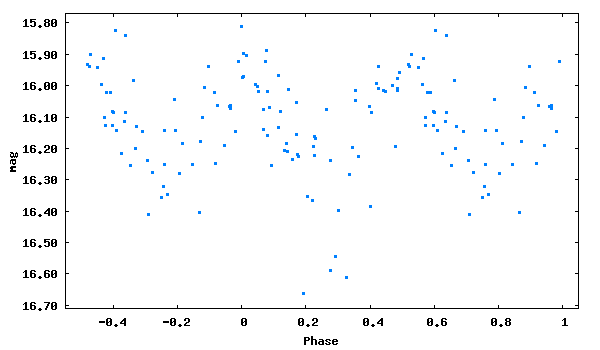

Here is the gnuplot script that generated this plot:
set term png size 600,350 medium
set colors classic
set output 'phase_lc_8.png'
set xlabel 'Phase'
set ylabel 'mag'
#set title 'JDmax = 2445918.53400 + 0.7586989 x E'
set format y '%5.2f'
plot [-0.55:1.05][16.71:15.77] "phase_lc_8.dat" linecolor 3 pointtype 5 pointsize 0.3 title ""